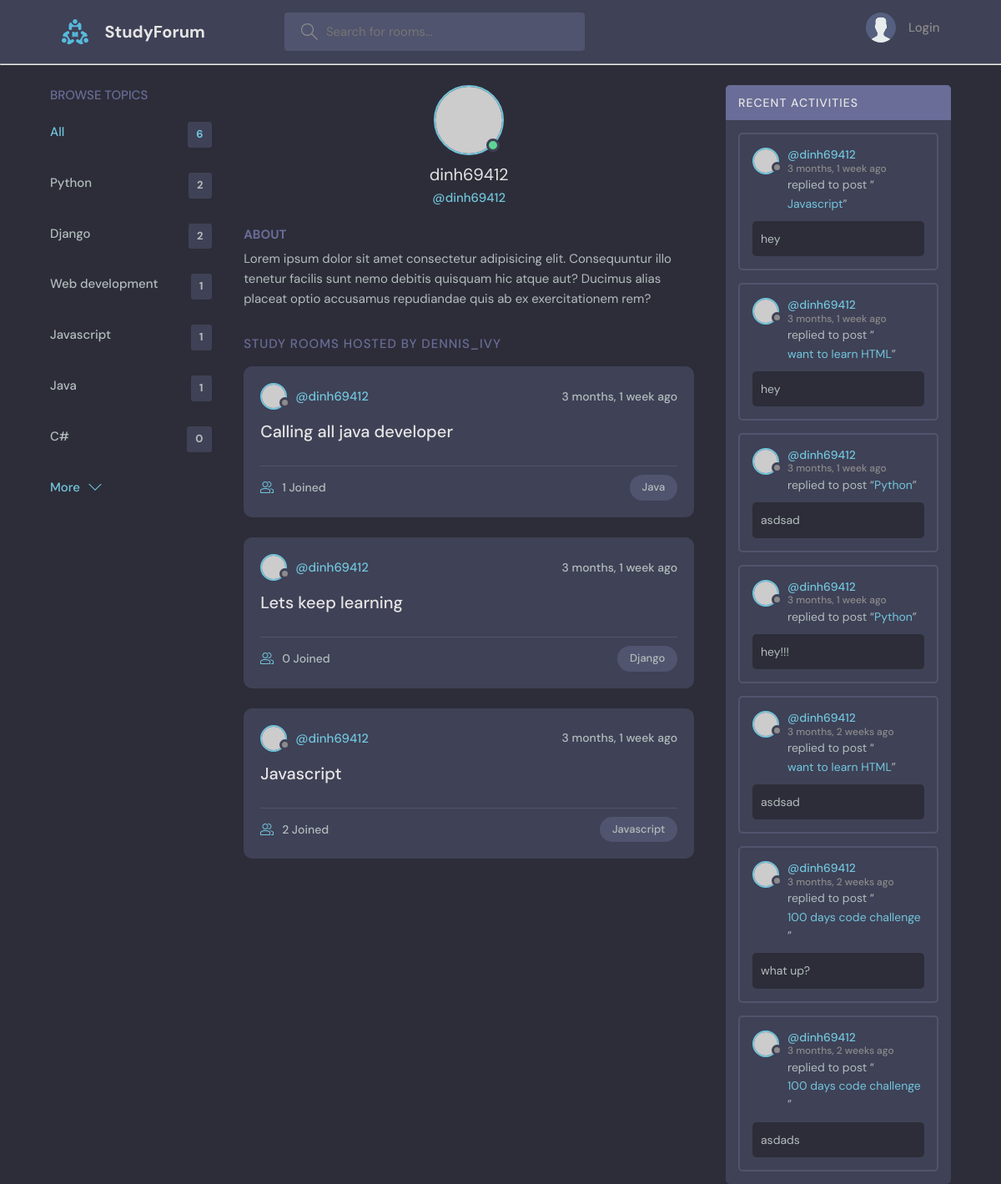
Page /profile/1/ on the committed database.
### base/models.py (models this page shows, shortened)
class Topic(models.Model):
    name=models.CharField(max_length=200)

class Room(models.Model):
    host=models.ForeignKey(User,on_delete=models.SET_NULL,null=True)
    topic=models.ForeignKey(Topic,on_delete=models.SET_NULL,null=True)
    name=models.CharField(max_length=200)
    description=models.TextField(null=True,blank=True)
    participants=models.ManyToManyField(User,related_name='participants',blank=True)
    updated=models.DateTimeField(auto_now=True)
    created=models.DateTimeField(auto_now_add=True)
    class Meta:
        ordering= ['-updated','-created']
    def __str__(self):
        return self.name

class Message(models.Model):
    user=models.ForeignKey(User,on_delete=models.CASCADE)
    room=models.ForeignKey(Room,on_delete=models.CASCADE)
    body=models.TextField()
    updated=models.DateTimeField(auto_now=True)
    created=models.DateTimeField(auto_now_add=True)
    class Meta:
        ordering= ['-updated','-created']

### base/views.py (the view)
# urls.py: path('profile/<str:pk>/',views.userProfile,name="user-profile"),
def userProfile(request, pk):
    user = User.objects.get(id=pk)
    rooms=user.room_set.all()
    room_messages=user.message_set.all()
    topics=Topic.objects.all()
    context = {'user': user,'rooms':rooms,'room_messages':room_messages,'topics':topics}
    return render(request, 'base/profile.html', context)

### base/templates/base/profile.html (shortened to what this page needs)
{% extends 'main.html' %} {% block content %}
<main class="profile-page layout layout--3">
  <div class="container">
    {% include 'base/topics_component.html' %}
    <div class="roomList">
      <div class="profile">
        <div class="profile__avatar">
          <div class="avatar avatar--large active">
            <img src="https://randomuser.me/api/portraits/men/11.jpg" />
          </div>
        </div>
        <div class="profile__info">
          <h3>{{user.username}}</h3>
          <p>@{{user.username}}</p>
        </div>
        <div class="profile__about">
          <h3>About</h3>
          <p>
            Lorem ipsum dolor sit amet consectetur adipisicing elit.
            Consequuntur illo tenetur facilis sunt nemo debitis quisquam hic
            atque aut? Ducimus alias placeat optio accusamus repudiandae quis ab
            ex exercitationem rem?
          </p>
        </div>
      </div>
      <div class="roomList__header">
        <div>
          <h2>Study Rooms Hosted by dennis_ivy</h2>
        </div>
      </div>
      {% include 'base/feed_component.html' %}
    </div>
    {% include 'base/activity_component.html' %}
  </div>
</main>
{% endblock content %}

### template/main.html (shortened to what this page needs)
<!DOCTYPE html>
{% load static %}
<html lang="en">
  <head>
    <link rel="stylesheet" href="{% static 'style/style.css' %}" />
  </head>
  <body>
    {% include 'nvarbar.html' %}  {% block content %} {% endblock %}
  </body>
</html>

### template/nvarbar.html (shortened to what this page needs)
{% load static %}
<header class="header header--loggedIn">
  <div class="container">
    <a href="{% url 'home' %}" class="header__logo">
      <img src="{% static 'image/logo.svg' %}" />
      <h1>StudyForum</h1>
    </a>
    <form class="header__search" method="get" action="{% url 'home' %}">
      <label>
        <input name="q" placeholder="Search for rooms..." />
      </label>
    </form>
    <nav class="header__menu">
      {% if request.user.is_authenticated %}
      <div class="header__user">
        <a href="{% url 'update-user' %}">
          <div class="avatar avatar--medium active">
            <img src="https://randomuser.me/api/portraits/men/37.jpg" />
          </div>
          <p>
            {{request.user.username}} <span>@{{request.user.username}}</span>
          </p>
        </a>
        <button class="dropdown-button">
          <svg
            version="1.1"
            xmlns="http://www.w3.org/2000/svg"
            width="32"
            height="32"
            viewBox="0 0 32 32"
          >
            <title>chevron-down</title>
            <path d="M16 21l-13-13h-3l16 16 16-16h-3l-13 13z"></path>
          </svg>
        </button>
      </div>
      {% else %}
      <a href="{% url 'login' %}">
        <img src="{% static 'image/avatar.svg' %}" />
        <p>Login</p>
      </a>
      {% endif %}
    </nav>
  </div>
</header>
<hr />

### base/templates/base/topics_component.html
<div class="topics">
  <div class="topics__header">
    <h2>Browse Topics</h2>
  </div>
  <ul class="topics__list">
    <li>
      <a href="{% url 'home' %}" class="active"
        >All <span>{{topics.count}}</span></a
      >
    </li>
    {% for topic in topics %}
    <li>
      <a href="{% url 'home' %}?q={{topic.name}}"
        >{{topic.name}} <span>{{topic.room_set.all.count}}</span></a
      >
    </li>
    {% endfor %}
  </ul>
  <a class="btn btn--link" href="{% url 'topics' %}">
    More
    <svg
      version="1.1"
      xmlns="http://www.w3.org/2000/svg"
      width="32"
      height="32"
      viewBox="0 0 32 32"
    >
      <title>chevron-down</title>
      <path d="M16 21l-13-13h-3l16 16 16-16h-3l-13 13z"></path>
    </svg>
  </a>
</div>

### base/templates/base/feed_component.html (shortened to what this page needs)
{% for room in rooms %}
<div class="roomListRoom">
  <div class="roomListRoom__header">
    <a
      href="{% url 'user-profile' room.host.id %}"
      class="roomListRoom__author"
    >
      <div class="avatar avatar--small">
        <img src="https://randomuser.me/api/portraits/women/11.jpg" />
      </div>
      <span>@{{room.host.username}}</span>
    </a>
    <div class="roomListRoom__actions">
      <span>{{room.created|timesince}} ago</span>
    </div>
  </div>
  <div class="roomListRoom__content">
    <a href="{% url 'room' room.id %}">{{room.name}}</a>
  </div>
  <div class="roomListRoom__meta">
    <a href="{% url 'room' room.id %}" class="roomListRoom__joined">
      {{room.participants.all.count}} Joined
    </a>
    <p class="roomListRoom__topic">{{room.topic.name}}</p>
  </div>
</div>
{% endfor %}

### base/templates/base/activity_component.html (shortened to what this page needs)
<div class="activities">
  <div class="activities__header">
    <h2>Recent Activities</h2>
  </div>
  {% for message in room_messages %}
  <div class="activities__box">
    <div class="activities__boxHeader roomListRoom__header">
      <a
        href="{% url 'user-profile' message.user.id %}"
        class="roomListRoom__author"
      >
        <div class="avatar avatar--small">
          <img src="https://randomuser.me/api/portraits/women/11.jpg" />
        </div>
        <p>
          @{{message.user}}
          <span>{{message.created|timesince}} ago</span>
        </p>
      </a>
    </div>
    <div class="activities__boxContent">
      <p>
        replied to post “<a href="{% url 'room' message.room.id %}"
          >{{message.room}}</a
        >”
      </p>
      <div class="activities__boxRoomContent">{{message.body}}</div>
    </div>
  </div>
  {% endfor %}
</div>

### rows in the picture
Topic: name "Python", room_set.all.count "2"
Topic: name "Django", room_set.all.count "2"
Topic: name "Web development", room_set.all.count "1"
Topic: name "Javascript", room_set.all.count "1"
Topic: name "Java", room_set.all.count "1"
Topic: name "C#", room_set.all.count "0"
Room: host.username "dinh69412", created "3 months, 1 week", name "Calling all java developer", participants.all.count "1", topic.name "Java"
Room: host.username "dinh69412", created "3 months, 1 week", name "Lets keep learning", participants.all.count "0", topic.name "Django"
Room: host.username "dinh69412", created "3 months, 1 week", name "Javascript", participants.all.count "2", topic.name "Javascript"
Message: user "dinh69412", created "3 months, 1 week", room "Javascript", body "hey"
Message: user "dinh69412", created "3 months, 1 week", room "want to learn HTML", body "hey"
Message: user "dinh69412", created "3 months, 1 week", room "Python", body "asdsad"
Message: user "dinh69412", created "3 months, 1 week", room "Python", body "hey!!!"
Message: user "dinh69412", created "3 months, 2 weeks", room "want to learn HTML", body "asdsad"
Message: user "dinh69412", created "3 months, 2 weeks", room "100 days code challenge", body "what up?"
Message: user "dinh69412", created "3 months, 2 weeks", room "100 days code challenge", body "asdads"

### other values in the picture
{{ topics.count }} "6"
{{ user.username }} "dinh69412"
